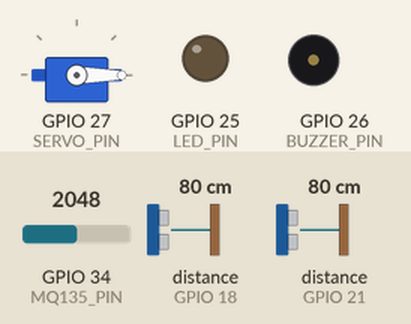
Bench run of a sketch on a simulated ESP32. Parts: servo, output pins drawn as LEDs (lit = HIGH), buzzer (waves = sounding, pin HIGH). Wiring (inferred from the names in the program): 2 × ultrasonic range finder: trigger GPIO 5, echo GPIO 18 / trigger GPIO 19, echo GPIO 21. The test bench sets the inputs (shaded band); at power-on: distance to the obstacle (sensors on GPIO 21, GPIO 18) 80 cm, GPIO 34 (MQ135_PIN) = 2048. The echo pulse lasts 58.3 µs per cm; WiFi joins after 1.5 s; servers stay silent unless stated; uploads are accepted with an empty reply; pins used as bus, display or sensor lines are not drawn; what the sketch prints to the serial monitor is not drawn.

Above: at 3.7 s.
3.8 s: distance to the obstacle (sensor on GPIO 21) set to 33 cm
5.7 s: distance to the obstacle (sensor on GPIO 21) set to 28 cm
At 6.5 s:
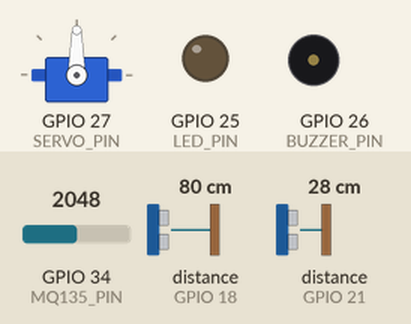
Timing chart, 0 to 8.7 s (numbered marks = the images above; inputs shaded):
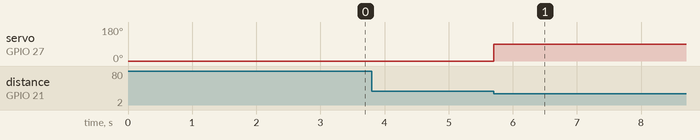

Measured:
- the behaviour switches between 31 and 30 cm on distance to the obstacle (sensor on GPIO 21) (found by bisection; images 0 and 1)
- after the input at 3.8 s, every drawn part: stays the same
- after the input at 5.7 s, servo on GPIO 27 (SERVO_PIN): 0° → 90° at once

The sketch:

SmartLaundryBasket.ino
```cpp
#include <WiFi.h>
    #include <HTTPClient.h>
    // #include <WiFiClientSecure.h>
    #include <ESP32Servo.h>  // Pustaka kendali motor servo pada ESP32

    // ==========================================
    // 1. DEFINISI PIN PERANGKAT KERAS
    // ==========================================
    // Sensor 1: Kapasitas Cucian Keranjang
    #define TRIG_PIN         5    // GPIO 5  -> Trig HC-SR04 Keranjang
    #define ECHO_PIN         18   // GPIO 18 -> Echo HC-SR04 Keranjang (lewat pembagi tegangan)

    // Sensor 2: Deteksi Pengguna (Smart Lid)
    #define TRIG_USER_PIN    19   // GPIO 19 -> Trig HC-SR04 Deteksi Orang
    #define ECHO_USER_PIN    21   // GPIO 21 -> Echo HC-SR04 Deteksi Orang (divider 1k/2k)

    // Sensor 3: Gas Kualitas Udara
    #define MQ135_PIN        34   // GPIO 34 -> AO MQ-135 (ADC1)

    // Aktuator Fisik
    #define LED_PIN          25   // GPIO 25 -> Anoda LED Merah (resistor 220 Ohm)
    #define BUZZER_PIN       26   // GPIO 26 -> Pin Positif Buzzer Aktif
    #define SERVO_PIN        27   // GPIO 27 -> PWM Motor Servo SG90/MG996R

    // ==========================================
    // 2. KREDENSIAL JARINGAN & SERVER LOKAL
    // ==========================================
    const char* ssid     = "Prambanan village";
    const char* password = "diandranaufal";

    // Endpoint API Server Ingestion
    //const char* serverUrl = "https://deploy-scaling-kabob.ngrok-free.dev/smart-laundry/public/api/data.php";
    const char* apiKey    = "SMART_LAUNDRY_SECRET_KEY_2026";
    const char* serverUrl = "http://192.168.0.117/smart-laundry/public/api/data.php";

    // ==========================================
    // 3. PARAMETER WAKTU & OBJEK SERVO
    // ==========================================
    Servo lidServo;
    bool isLidOpen = false;
    unsigned long lastMotionTime = 0;

    // Ambang Batas Tutup Otomatis
    const float USER_PRESENCE_THRESH = 30.0; // Jarak deteksi orang <= 30.0 cm
    const long LID_HOLD_OPEN_DELAY   = 3000; // Tahan buka 3 detik setelah orang menjauh

    // Pewaktuan Non-Blocking (millis)
    unsigned long previousUserReadTime = 0;
    const long userReadInterval = 300;  // Deteksi orang diperiksa tiap 300 ms (Real-time reflex)

    unsigned long previousReadTime = 0;
    const long readInterval = 2000;     // Akuisisi sensor keranjang tiap 2 detik

    unsigned long previousSendTime = 0;
    const long sendInterval = 4000;     // Transmisi telemetri ke server tiap 4 detik

    // Penampung Data Sensor Mentah
    float currentDistance     = 40.0;
    float currentUserDistance = 100.0;
    int currentGasADC          = 0;

    // ==========================================
    // 4. FUNGSI PENDUKUNG (HELPER)
    // ==========================================

    // Membaca jarak pantul sensor keranjang (tunggal)
    float readSingleDistance() {
      digitalWrite(TRIG_PIN, LOW);
      delayMicroseconds(2);
      digitalWrite(TRIG_PIN, HIGH);
      delayMicroseconds(10);
      digitalWrite(TRIG_PIN, LOW);

      long duration = pulseIn(ECHO_PIN, HIGH, 30000);
      if (duration == 0) {
        return 40.0;
      }
      return (duration * 0.0343) / 2.0;
    }

    // Filter Median 5 Sampel untuk Sensor Kapasitas Cucian
    float getMedianDistance() {
      float samples[5];
      for (int i = 0; i < 5; i++) {
        samples[i] = readSingleDistance();
        delay(15);
      }

      for (int i = 0; i < 4; i++) {
        for (int j = i + 1; j < 5; j++) {
          if (samples[i] > samples[j]) {
            float temp = samples[i];
            samples[i] = samples[j];
            samples[j] = temp;
          }
        }
      }
      return samples[2];
    }

    // Membaca jarak pengguna pada sensor luar (Cepat & Responsif)
    float readUserDistance() {
      digitalWrite(TRIG_USER_PIN, LOW);
      delayMicroseconds(2);
      digitalWrite(TRIG_USER_PIN, HIGH);
      delayMicroseconds(10);
      digitalWrite(TRIG_USER_PIN, LOW);

      long duration = pulseIn(ECHO_USER_PIN, HIGH, 25000);
      if (duration == 0) {
        return 999.0; // Tidak ada orang
      }
      return (duration * 0.0343) / 2.0;
    }

    // Transmisi Data Mentah & Eksekusi Perintah Aktuator dari Server
    // void sendDataToServer(float distance, int gas) {
    //   if (WiFi.status() == WL_CONNECTED) {
    //     WiFiClientSecure *client = new WiFiClientSecure;

    //     if (client) {
    //       client->setInsecure(); // Bypass validasi rantai sertifikat SSL

    //       HTTPClient https;
    //       if (https.begin(*client, serverUrl)) {
    //         https.addHeader("Content-Type", "application/json");
    //         https.addHeader("ngrok-skip-browser-warning", "69420");

    //         // Payload HANYA data mentah
    //         String payload = "{";
    //         payload += "\"api_key\":\"" + String(apiKey) + "\",";
    //         payload += "\"jarak_cm\":" + String(distance, 2) + ",";
    //         payload += "\"gas_adc\":" + String(gas);
    //         payload += "}";

    //         Serial.println("\n[HTTP] Mengirim data mentah ke server...");
    //         int httpResponseCode = https.POST(payload);

    //         if (httpResponseCode == 200) {
    //           String responseBody = https.getString();
    //           Serial.printf("[HTTP] Sukses (200). Respon Server: %s\n", responseBody.c_str());

    //           // Parsing instruksi aktuator dari server
    //           if (responseBody.indexOf("\"alarm_active\":true") != -1 ||
    //               responseBody.indexOf("\"alarm_active\": true") != -1) {
    //             digitalWrite(LED_PIN, HIGH);
    //             digitalWrite(BUZZER_PIN, HIGH);
    //             Serial.println("[AKTUATOR] Server menginstruksikan: ALARM AKTIF");
    //           } else {
    //             digitalWrite(LED_PIN, LOW);
    //             digitalWrite(BUZZER_PIN, LOW);
    //             Serial.println("[AKTUATOR] Server menginstruksikan: ALARM NONAKTIF");
    //           }
    //         } else {
    //           Serial.printf("[HTTP] Transmisi gagal. Status code: %d\n", httpResponseCode);
    //           // Fail-safe: pastikan aktuator mati jika komunikasi terputus
    //           digitalWrite(LED_PIN, LOW);
    //           digitalWrite(BUZZER_PIN, LOW);
    //         }

    //         https.end();
    //       } else {
    //         Serial.println("[HTTP] Tidak dapat terhubung ke endpoint.");
    //       }
    //       delete client;
    //     }
    //   } else {
    //     Serial.println("[WiFi] Koneksi terputus! Mencoba menghubungkan kembali...");
    //     WiFi.reconnect();
    //   }
    // }

    void sendDataToServer(float distance, int gas, bool lidOpen) {
      if (WiFi.status() == WL_CONNECTED) {
        WiFiClient client;
        HTTPClient http;

        if (http.begin(client, serverUrl)) {
          http.addHeader("Content-Type", "application/json");

          // Payload data mentah + status tutup keranjang
          String payload = "{";
          payload += "\"api_key\":\"" + String(apiKey) + "\",";
          payload += "\"jarak_cm\":" + String(distance, 2) + ",";
          payload += "\"gas_adc\":" + String(gas) + ",";
          payload += "\"lid_open\":" + String(lidOpen ? 1 : 0);
          payload += "}";

          Serial.println("\n[HTTP] Mengirim data telemetri ke server lokal...");
          int httpResponseCode = http.POST(payload);

          if (httpResponseCode == 200) {
            String responseBody = http.getString();
            Serial.printf("[HTTP] Sukses (200). Respon Server: %s\n", responseBody.c_str());

            // Parsing instruksi aktuator dari server
            if (responseBody.indexOf("\"alarm_active\":true") != -1 ||
                responseBody.indexOf("\"alarm_active\": true") != -1) {
              digitalWrite(LED_PIN, HIGH);
              digitalWrite(BUZZER_PIN, HIGH);
              Serial.println("[AKTUATOR] Server menginstruksikan: ALARM AKTIF");
            } else {
              digitalWrite(LED_PIN, LOW);
              digitalWrite(BUZZER_PIN, LOW);
              Serial.println("[AKTUATOR] Server menginstruksikan: ALARM NONAKTIF");
            }
          } else {
            Serial.printf("[HTTP] Transmisi gagal. Status code: %d\n", httpResponseCode);
            // Fail-safe: pastikan alarm mati jika komunikasi terputus
            digitalWrite(LED_PIN, LOW);
            digitalWrite(BUZZER_PIN, LOW);
          }

          http.end();
        } else {
          Serial.println("[HTTP] Tidak dapat terhubung ke endpoint server.");
        }
      } else {
        Serial.println("[WiFi] Koneksi terputus! Mencoba menghubungkan kembali...");
        WiFi.reconnect();
      }
    }

    // ==========================================
    // 5. INISIALISASI SISTEM (SETUP)
    // ==========================================
    void setup() {
      Serial.begin(115200);
      delay(1000);

      // Inisialisasi Mode Pin
      pinMode(TRIG_PIN, OUTPUT);
      pinMode(ECHO_PIN, INPUT);
      pinMode(TRIG_USER_PIN, OUTPUT);
      pinMode(ECHO_USER_PIN, INPUT);
      pinMode(MQ135_PIN, INPUT);
      pinMode(LED_PIN, OUTPUT);
      pinMode(BUZZER_PIN, OUTPUT);

      digitalWrite(TRIG_PIN, LOW);
      digitalWrite(TRIG_USER_PIN, LOW);
      digitalWrite(LED_PIN, LOW);
      digitalWrite(BUZZER_PIN, LOW);

      // Konfigurasi Motor Servo ESP32 (Smart Lid)
      ESP32PWM::allocateTimer(0);
      ESP32PWM::allocateTimer(1);
      ESP32PWM::allocateTimer(2);
      ESP32PWM::allocateTimer(3);
      lidServo.setPeriodHertz(50);
      lidServo.attach(SERVO_PIN, 500, 2400);
      lidServo.write(0); // Posisi awal tertutup (0°)
      isLidOpen = false;

      Serial.println("\n=================================");
      Serial.println(" SMART LAUNDRY - HYBRID NODE");
      Serial.println("=================================");
      Serial.printf("Menghubungkan ke Wi-Fi: %s ", ssid);

      WiFi.begin(ssid, password);
      int retryCount = 0;
      while (WiFi.status() != WL_CONNECTED && retryCount < 40) {
        delay(500);
        Serial.print(".");
        retryCount++;
      }

      if (WiFi.status() == WL_CONNECTED) {
        Serial.println("\n[WiFi] Terhubung!");
        Serial.print("[WiFi] IP Address: ");
        Serial.println(WiFi.localIP());
      } else {
        Serial.println("\n[WiFi] Gagal terhubung ke Wi-Fi.");
      }
    }

    // ==========================================
    // 6. LOOP UTAMA (NON-BLOCKING)
    // ==========================================
    void loop() {
      unsigned long currentMillis = millis();

      // Task 0: Deteksi Orang & Otomasi Tutup Servo (Tiap 300 ms, Edge Reflex Instan)
      if (currentMillis - previousUserReadTime >= userReadInterval) {
        previousUserReadTime = currentMillis;
        currentUserDistance = readUserDistance();

        // Jika orang/tangan berada dalam jarak <= 30 cm
        if (currentUserDistance > 0 && currentUserDistance <= USER_PRESENCE_THRESH) {
          lastMotionTime = currentMillis;
          if (!isLidOpen) {
            lidServo.write(90); // Buka tutup ke 90°
            isLidOpen = true;
            Serial.printf("[SMART LID] Orang terdeteksi (%.1f cm) -> Tutup Terbuka (90°)\n", currentUserDistance);
          }
        }
      }

      // Auto-Close Delay: Tutup kembali jika sudah 3 detik tidak ada orang
      if (isLidOpen && (currentMillis - lastMotionTime >= LID_HOLD_OPEN_DELAY)) {
        lidServo.write(0); // Tutup kembali ke 0°
        isLidOpen = false;
        Serial.println("[SMART LID] Jeda 3 detik habis -> Tutup Tertutup (0°)");
      }

      // Task 1: Akuisisi Sinyal Sensor Mentah Keranjang (Tiap 2 detik)
      if (currentMillis - previousReadTime >= readInterval) {
        previousReadTime = currentMillis;

        currentDistance = getMedianDistance();
        currentGasADC   = analogRead(MQ135_PIN);

        Serial.printf("[RAW SENSOR] Jarak: %.2f cm | Gas: %d ADC | Tutup: %s\n",
                      currentDistance, currentGasADC, isLidOpen ? "Terbuka" : "Tertutup");
      }

      // Task 2: Kirim Data Mentah & Status Tutup ke Server Lokal (Tiap 4 detik)
      if (currentMillis - previousSendTime >= sendInterval) {
        previousSendTime = currentMillis;
        sendDataToServer(currentDistance, currentGasADC, isLidOpen);
      }
    } 
```
